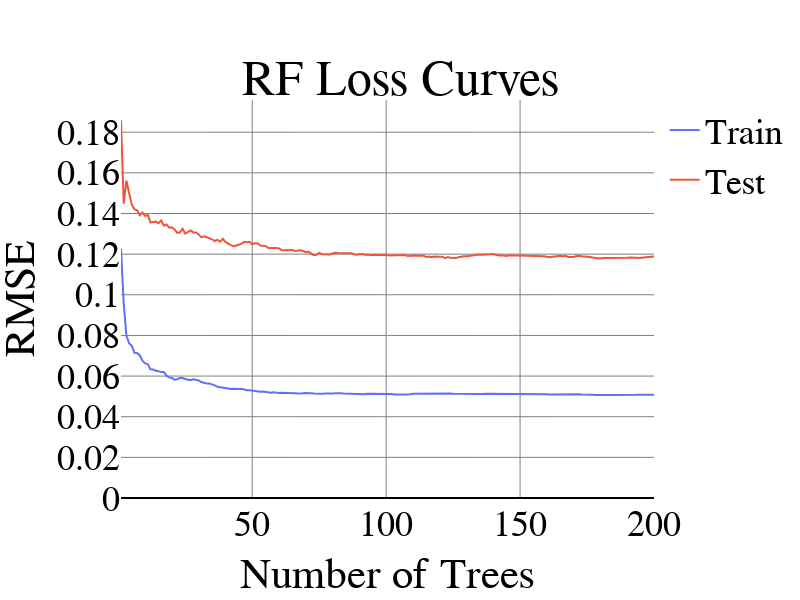

Notebook cell for this chart:
### Code cell
import plotly.graph_objs as go
import plotly.io as pio
# Convert n_estimators to a list or numpy array
n_estimators_list = list(n_estimators)  # Convert to list


# Create traces
trace1 = go.Scatter(
    x=n_estimators_list, 
    y=train_errors, 
    mode='lines', 
    name='Train'
)
trace2 = go.Scatter(
    x=n_estimators_list, 
    y=test_errors, 
    mode='lines', 
    name='Test'
)

# Create layout
layout = go.Layout(
    title='Random Forest Training and Testing Error',
    xaxis=dict(title='Number of Trees'),
    yaxis=dict(title='RMSE')
)

# Create figure and add traces
fig = go.Figure(data=[trace1, trace2], layout=layout)

fig.add_shape(type="line",
              x0=0, y0=0, x1=1, y1=0,
              line=dict(color="black", width=2),
              xref="paper", yref="y")

fig.update_layout(
    font=dict(family="Arial", size=36, color="black"),
    title=dict(text='RF Loss Curves', x=0.5, y=0.9),
    xaxis_title='Number of Trees',
    yaxis_title='RMSE',
    showlegend=True,
    width=800,  # Set figure width
    height=600 ,  # Set figure height
    paper_bgcolor='rgba(0,0,0,0)',  # Set paper (figure) background to transparent
    plot_bgcolor='rgba(0,0,0,0)',  # Set plot background to transparent    
    xaxis=dict(gridcolor='gray'),  # Set x-axis grid lines to gray
    yaxis=dict(gridcolor='gray')   # Set y-axis grid lines to gray    
)

# Save and show figure
pio.write_html(fig, "RF_rmse_vs_num_trees.html")
pio.write_image(fig, "RF_rmse_vs_num_trees.pdf")
fig.show()

### Figure 1 — Plotly figure (JSON) as saved in the notebook; plotly's stock layout.template omitted (floating-point values rounded to 4 significant figures; data arrays with more than 128 entries replaced by an {"elided": "..."} marker saying what was removed)
{"data": [{"mode": "lines", "name": "Train", "type": "scatter", "x": {"elided": "200 int values"}, "y": {"elided": "200 float values"}}, {"mode": "lines", "name": "Test", "type": "scatter", "x": {"elided": "200 int values"}, "y": {"elided": "200 float values"}}], "layout": {"font": {"color": "black", "family": "Arial", "size": 36}, "height": 600, "paper_bgcolor": "rgba(0,0,0,0)", "plot_bgcolor": "rgba(0,0,0,0)", "shapes": [{"line": {"color": "black", "width": 2}, "type": "line", "x0": 0, "x1": 1, "xref": "paper", "y0": 0, "y1": 0, "yref": "y"}], "showlegend": true, "title": {"text": "RF Loss Curves", "x": 0.5, "y": 0.9}, "width": 800, "xaxis": {"gridcolor": "gray", "title": {"text": "Number of Trees"}}, "yaxis": {"gridcolor": "gray", "title": {"text": "RMSE"}}}}
